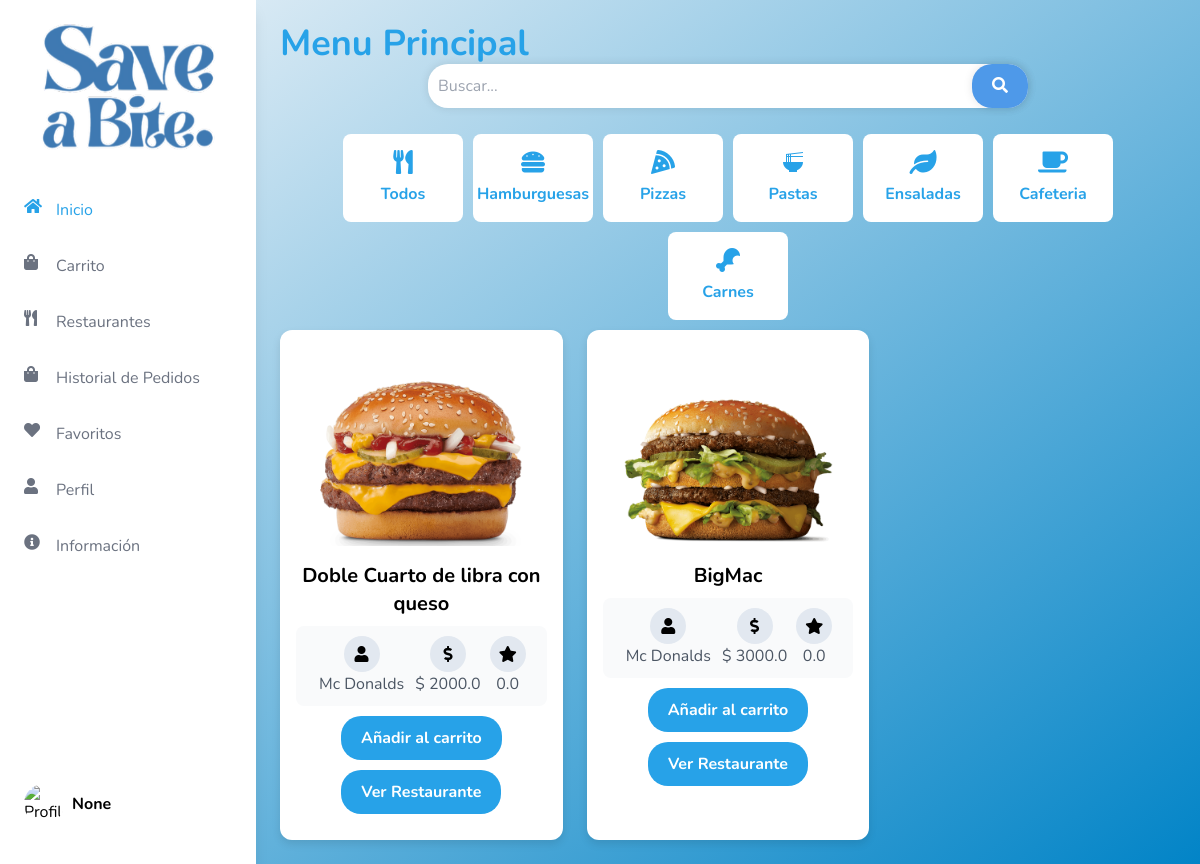
Before: /menu with the older database file.
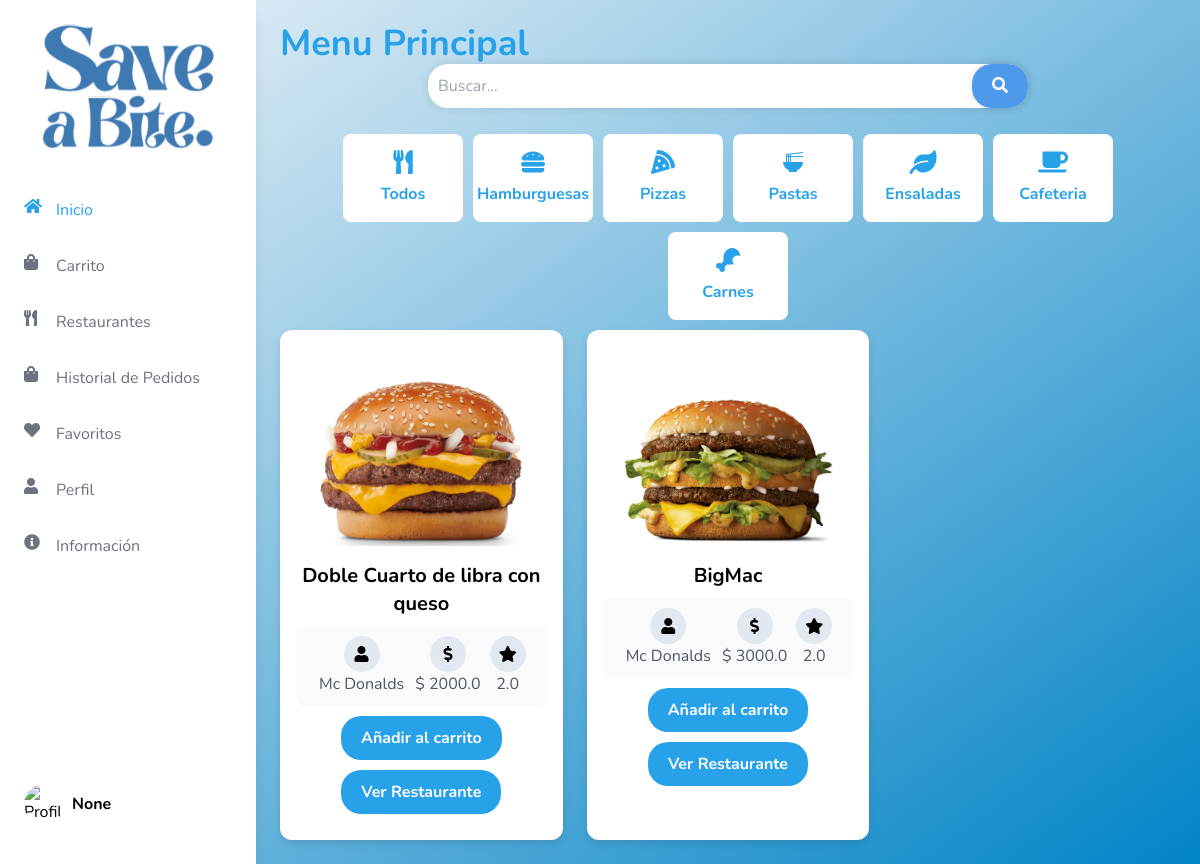
After: the same page with the newer database file.
### tables this page shows
CREATE TABLE Productos (
            id INTEGER PRIMARY KEY AUTOINCREMENT,
            id_empresa INTEGER NOT NULL,
            nombre TEXT NOT NULL,
            empresa TEXT NOT NULL,
            precio REAL NOT NULL,
            descripcion TEXT NOT NULL,
            imagen TEXT NOT NULL,
            tipoComida TEXT NOT NULL,
            stock INTEGER DEFAULT 0,
            estad TEXT DEFAULT 'No Disponible',
            tipo_dieta TEXT,
            FOREIGN KEY (id_empresa) REFERENCES usuarioEmpresa (id)
        );

CREATE TABLE usuarioEmpresa (
            id INTEGER PRIMARY KEY AUTOINCREMENT,
            nombre_usuario TEXT NOT NULL,
            correo_electronico TEXT NOT NULL UNIQUE,
            contrasena TEXT NOT NULL,
            imagen TEXT,  -- Columna para almacenar imágenes
            membresia TEXT,
            direccion_id INTEGER,
            ratingTotal REAL DEFAULT 0,
            FOREIGN KEY (direccion_id) REFERENCES direccionEmpresa (id)
        );

### app.py (the view, shortened to what this page needs)
@app.route("/menu", methods=['GET'])
def menu():
    user_name = session.get('user_name')
    user_image = session.get('user_image')
    user_id = session.get('user_id')
    query = request.args.get('query', '').lower()
    conn = get_db_connection()
    user = conn.execute('SELECT tipo_dieta FROM usuarios WHERE id = ?', (user_id,)).fetchone()
    tipo_dieta = user['tipo_dieta'] if user else None
    productos_query = '''
        SELECT Productos.*, usuarioEmpresa.imagen AS empresa_imagen, usuarioEmpresa.ratingTotal AS rating_total
        FROM Productos
        JOIN usuarioEmpresa ON Productos.id_empresa = usuarioEmpresa.id
        WHERE Productos.estad = 'Disponible'
    '''
    params = []
    productos = conn.execute(productos_query, params).fetchall()
    recomendados = []
    conn.close()
    return render_template('general/menu.html', user_name=user_name, user_image=user_image, productos=productos, recomendados=recomendados, tipo_dieta=tipo_dieta)

### app.py (called while the page is built)
def get_db_connection():
    conn = sqlite3.connect('flask_db.db')
    conn.row_factory = sqlite3.Row
    return conn

### templates/general/menu.html (shortened to what the changed rows need)
<!DOCTYPE html>
<html lang="es">
<head>
    <script src="https://cdn.tailwindcss.com"></script>
    <link href="https://cdnjs.cloudflare.com/ajax/libs/font-awesome/5.15.3/css/all.min.css" rel="stylesheet">
</head>
<body class="flex">
    {% include 'Sidebars/SidebarUsuario.html' %}
    <div class="flex-1 p-6 content ml-64">
        <h1 class="text-4xl font-bold text-custom-blue">Menu Principal</h1>
        <div class="grid grid-cols-1 md:grid-cols-2 lg:grid-cols-3 gap-6">
            {% for producto in productos %}
                {% if producto.estad == "Disponible" and producto.stock != 0 %}
                    <div class="recipe-card {{ producto.tipo_comida }}" onclick="goToProductDetail('{{ producto.id }}')">
                        <img src="{{ url_for('static', filename='uploads/' ~ producto.imagen) }}" alt="{{ producto.nombre }}">
                        <h3 class=" title text-xl mb-2">{{ producto.nombre }}</h3>
                        <div class="info">
                            <div>
                                <div class="info-icon"><i class="fas fa-user"></i></div>
                                <p class="text-gray-600">{{ producto.empresa }}</p>
                            </div>
                            <div>
                                <div class="info-icon"><i class="fas fa-dollar-sign"></i></div>
                                <p class="text-gray-600">$ {{ producto.precio }}</p>
                            </div>
                            <div>
                                <div class="info-icon rating-icon"><i class="fas fa-star"></i></div>
                                <p class="text-gray-600">{{ producto.rating_total }}</p>
                            </div>
                        </div>
                        <div class="button-container">
                            <button class="action-button add-to-cart-btn" data-stock="{{ producto.stock }}" data-id="{{ producto.id }}" data-name="{{ producto.nombre }}" data-description="{{ producto.descripcion }}" data-price="{{ producto.precio }}" data-image="{{ url_for('static', filename='uploads/' ~ producto.imagen) }}">Añadir al carrito</button>
                            <form method="GET" action="{{ url_for('ver_menu', id=producto.id_empresa) }}">
                                <button type="submit" class="action-button">Ver Restaurante</button>
                            </form>
                        </div>
                    </div>
                {% endif %}
            {% endfor %}
        </div>
    </div>
</body>
</html>

Changed rows visible on the page:
changed Productos "Doble Cuarto de libra con queso": rating_total "0.0" → "2.0"
changed through a linked row, Productos "BigMac": rating_total "0.0" → "2.0"
